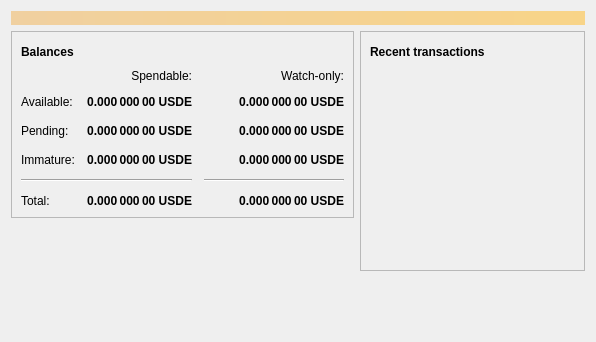
<?xml version="1.0" encoding="UTF-8"?>
<ui version="4.0">
 <class>OverviewPage</class>
 <widget class="QWidget" name="OverviewPage">
  <property name="geometry">
   <rect>
    <x>0</x>
    <y>0</y>
    <width>596</width>
    <height>342</height>
   </rect>
  </property>
  <property name="windowTitle">
   <string>Form</string>
  </property>
  <layout class="QVBoxLayout" name="topLayout">
   <item>
    <widget class="QLabel" name="labelAlerts">
     <property name="visible">
      <bool>false</bool>
     </property>
     <property name="styleSheet">
      <string notr="true">QLabel { background-color: qlineargradient(x1: 0, y1: 0, x2: 1, y2: 0, stop:0 #F0D0A0, stop:1 #F8D488); color:#000000; }</string>
     </property>
     <property name="wordWrap">
      <bool>true</bool>
     </property>
     <property name="margin">
      <number>3</number>
     </property>
     <property name="textInteractionFlags">
      <set>Qt::TextSelectableByMouse</set>
     </property>
    </widget>
   </item>
   <item>
    <layout class="QHBoxLayout" name="horizontalLayout" stretch="1,1">
     <item>
      <layout class="QVBoxLayout" name="verticalLayout_2">
       <item>
        <widget class="QFrame" name="frame">
         <property name="frameShape">
          <enum>QFrame::StyledPanel</enum>
         </property>
         <property name="frameShadow">
          <enum>QFrame::Raised</enum>
         </property>
         <layout class="QVBoxLayout" name="verticalLayout_4">
          <item>
           <layout class="QHBoxLayout" name="horizontalLayout_4">
            <item>
             <widget class="QLabel" name="label_5">
              <property name="font">
               <font>
                <weight>75</weight>
                <bold>true</bold>
               </font>
              </property>
              <property name="text">
               <string>Balances</string>
              </property>
             </widget>
            </item>
            <item>
             <widget class="QPushButton" name="labelWalletStatus">
              <property name="enabled">
               <bool>true</bool>
              </property>
              <property name="maximumSize">
               <size>
                <width>30</width>
                <height>16777215</height>
               </size>
              </property>
              <property name="toolTip">
               <string>The displayed information may be out of date. Your wallet automatically synchronizes with the Usdecoin network after a connection is established, but this process has not completed yet.</string>
              </property>
              <property name="text">
               <string/>
              </property>
              <property name="icon">
               <iconset resource="../usdecoin.qrc">
                <normaloff>:/icons/warning</normaloff>
                <disabledoff>:/icons/warning</disabledoff>:/icons/warning</iconset>
              </property>
              <property name="iconSize">
               <size>
                <width>24</width>
                <height>24</height>
               </size>
              </property>
              <property name="flat">
               <bool>true</bool>
              </property>
             </widget>
            </item>
            <item>
             <spacer name="horizontalSpacer_3">
              <property name="orientation">
               <enum>Qt::Horizontal</enum>
              </property>
              <property name="sizeHint" stdset="0">
               <size>
                <width>40</width>
                <height>20</height>
               </size>
              </property>
             </spacer>
            </item>
           </layout>
          </item>
          <item>
           <layout class="QGridLayout" name="gridLayout">
            <property name="spacing">
             <number>12</number>
            </property>
            <item row="2" column="2">
             <widget class="QLabel" name="labelWatchPending">
              <property name="font">
               <font>
                <weight>75</weight>
                <bold>true</bold>
               </font>
              </property>
              <property name="cursor">
               <cursorShape>IBeamCursor</cursorShape>
              </property>
              <property name="toolTip">
               <string>Unconfirmed transactions to watch-only addresses</string>
              </property>
              <property name="text">
               <string notr="true">0.000 000 00 USDE</string>
              </property>
              <property name="alignment">
               <set>Qt::AlignRight|Qt::AlignTrailing|Qt::AlignVCenter</set>
              </property>
              <property name="textInteractionFlags">
               <set>Qt::LinksAccessibleByMouse|Qt::TextSelectableByKeyboard|Qt::TextSelectableByMouse</set>
              </property>
             </widget>
            </item>
            <item row="2" column="1">
             <widget class="QLabel" name="labelUnconfirmed">
              <property name="font">
               <font>
                <weight>75</weight>
                <bold>true</bold>
               </font>
              </property>
              <property name="cursor">
               <cursorShape>IBeamCursor</cursorShape>
              </property>
              <property name="toolTip">
               <string>Total of transactions that have yet to be confirmed, and do not yet count toward the spendable balance</string>
              </property>
              <property name="text">
               <string notr="true">0.000 000 00 USDE</string>
              </property>
              <property name="alignment">
               <set>Qt::AlignRight|Qt::AlignTrailing|Qt::AlignVCenter</set>
              </property>
              <property name="textInteractionFlags">
               <set>Qt::LinksAccessibleByMouse|Qt::TextSelectableByKeyboard|Qt::TextSelectableByMouse</set>
              </property>
             </widget>
            </item>
            <item row="3" column="2">
             <widget class="QLabel" name="labelWatchImmature">
              <property name="font">
               <font>
                <weight>75</weight>
                <bold>true</bold>
               </font>
              </property>
              <property name="cursor">
               <cursorShape>IBeamCursor</cursorShape>
              </property>
              <property name="toolTip">
               <string>Mined balance in watch-only addresses that has not yet matured</string>
              </property>
              <property name="text">
               <string notr="true">0.000 000 00 USDE</string>
              </property>
              <property name="alignment">
               <set>Qt::AlignRight|Qt::AlignTrailing|Qt::AlignVCenter</set>
              </property>
              <property name="textInteractionFlags">
               <set>Qt::LinksAccessibleByMouse|Qt::TextSelectableByKeyboard|Qt::TextSelectableByMouse</set>
              </property>
             </widget>
            </item>
            <item row="4" column="0" colspan="2">
             <widget class="Line" name="line">
              <property name="orientation">
               <enum>Qt::Horizontal</enum>
              </property>
             </widget>
            </item>
            <item row="4" column="2">
             <widget class="Line" name="lineWatchBalance">
              <property name="sizePolicy">
               <sizepolicy hsizetype="Preferred" vsizetype="Fixed">
                <horstretch>0</horstretch>
                <verstretch>0</verstretch>
               </sizepolicy>
              </property>
              <property name="minimumSize">
               <size>
                <width>140</width>
                <height>0</height>
               </size>
              </property>
              <property name="orientation">
               <enum>Qt::Horizontal</enum>
              </property>
             </widget>
            </item>
            <item row="5" column="0">
             <widget class="QLabel" name="labelTotalText">
              <property name="text">
               <string>Total:</string>
              </property>
             </widget>
            </item>
            <item row="3" column="1">
             <widget class="QLabel" name="labelImmature">
              <property name="font">
               <font>
                <weight>75</weight>
                <bold>true</bold>
               </font>
              </property>
              <property name="cursor">
               <cursorShape>IBeamCursor</cursorShape>
              </property>
              <property name="toolTip">
               <string>Mined balance that has not yet matured</string>
              </property>
              <property name="text">
               <string notr="true">0.000 000 00 USDE</string>
              </property>
              <property name="alignment">
               <set>Qt::AlignRight|Qt::AlignTrailing|Qt::AlignVCenter</set>
              </property>
              <property name="textInteractionFlags">
               <set>Qt::LinksAccessibleByMouse|Qt::TextSelectableByKeyboard|Qt::TextSelectableByMouse</set>
              </property>
             </widget>
            </item>
            <item row="2" column="3">
             <spacer name="horizontalSpacer_2">
              <property name="orientation">
               <enum>Qt::Horizontal</enum>
              </property>
              <property name="sizeHint" stdset="0">
               <size>
                <width>40</width>
                <height>20</height>
               </size>
              </property>
             </spacer>
            </item>
            <item row="3" column="0">
             <widget class="QLabel" name="labelImmatureText">
              <property name="text">
               <string>Immature:</string>
              </property>
             </widget>
            </item>
            <item row="5" column="1">
             <widget class="QLabel" name="labelTotal">
              <property name="font">
               <font>
                <weight>75</weight>
                <bold>true</bold>
               </font>
              </property>
              <property name="cursor">
               <cursorShape>IBeamCursor</cursorShape>
              </property>
              <property name="toolTip">
               <string>Your current total balance</string>
              </property>
              <property name="text">
               <string notr="true">0.000 000 00 USDE</string>
              </property>
              <property name="alignment">
               <set>Qt::AlignRight|Qt::AlignTrailing|Qt::AlignVCenter</set>
              </property>
              <property name="textInteractionFlags">
               <set>Qt::LinksAccessibleByMouse|Qt::TextSelectableByKeyboard|Qt::TextSelectableByMouse</set>
              </property>
             </widget>
            </item>
            <item row="5" column="2">
             <widget class="QLabel" name="labelWatchTotal">
              <property name="font">
               <font>
                <weight>75</weight>
                <bold>true</bold>
               </font>
              </property>
              <property name="cursor">
               <cursorShape>IBeamCursor</cursorShape>
              </property>
              <property name="toolTip">
               <string>Current total balance in watch-only addresses</string>
              </property>
              <property name="text">
               <string notr="true">0.000 000 00 USDE</string>
              </property>
              <property name="alignment">
               <set>Qt::AlignRight|Qt::AlignTrailing|Qt::AlignVCenter</set>
              </property>
              <property name="textInteractionFlags">
               <set>Qt::LinksAccessibleByMouse|Qt::TextSelectableByKeyboard|Qt::TextSelectableByMouse</set>
              </property>
             </widget>
            </item>
            <item row="0" column="2">
             <widget class="QLabel" name="labelWatchonly">
              <property name="text">
               <string>Watch-only:</string>
              </property>
              <property name="alignment">
               <set>Qt::AlignRight|Qt::AlignTrailing|Qt::AlignVCenter</set>
              </property>
             </widget>
            </item>
            <item row="1" column="0">
             <widget class="QLabel" name="labelBalanceText">
              <property name="text">
               <string>Available:</string>
              </property>
             </widget>
            </item>
            <item row="1" column="1">
             <widget class="QLabel" name="labelBalance">
              <property name="font">
               <font>
                <weight>75</weight>
                <bold>true</bold>
               </font>
              </property>
              <property name="cursor">
               <cursorShape>IBeamCursor</cursorShape>
              </property>
              <property name="toolTip">
               <string>Your current spendable balance</string>
              </property>
              <property name="text">
               <string notr="true">0.000 000 00 USDE</string>
              </property>
              <property name="alignment">
               <set>Qt::AlignRight|Qt::AlignTrailing|Qt::AlignVCenter</set>
              </property>
              <property name="textInteractionFlags">
               <set>Qt::LinksAccessibleByMouse|Qt::TextSelectableByKeyboard|Qt::TextSelectableByMouse</set>
              </property>
             </widget>
            </item>
            <item row="1" column="2">
             <widget class="QLabel" name="labelWatchAvailable">
              <property name="font">
               <font>
                <weight>75</weight>
                <bold>true</bold>
               </font>
              </property>
              <property name="cursor">
               <cursorShape>IBeamCursor</cursorShape>
              </property>
              <property name="toolTip">
               <string>Your current balance in watch-only addresses</string>
              </property>
              <property name="text">
               <string notr="true">0.000 000 00 USDE</string>
              </property>
              <property name="alignment">
               <set>Qt::AlignRight|Qt::AlignTrailing|Qt::AlignVCenter</set>
              </property>
              <property name="textInteractionFlags">
               <set>Qt::LinksAccessibleByMouse|Qt::TextSelectableByKeyboard|Qt::TextSelectableByMouse</set>
              </property>
             </widget>
            </item>
            <item row="2" column="0">
             <widget class="QLabel" name="labelPendingText">
              <property name="text">
               <string>Pending:</string>
              </property>
             </widget>
            </item>
            <item row="0" column="1">
             <widget class="QLabel" name="labelSpendable">
              <property name="text">
               <string>Spendable:</string>
              </property>
              <property name="alignment">
               <set>Qt::AlignRight|Qt::AlignTrailing|Qt::AlignVCenter</set>
              </property>
             </widget>
            </item>
           </layout>
          </item>
         </layout>
        </widget>
       </item>
       <item>
        <spacer name="verticalSpacer">
         <property name="orientation">
          <enum>Qt::Vertical</enum>
         </property>
         <property name="sizeHint" stdset="0">
          <size>
           <width>20</width>
           <height>40</height>
          </size>
         </property>
        </spacer>
       </item>
      </layout>
     </item>
     <item>
      <layout class="QVBoxLayout" name="verticalLayout_3">
       <item>
        <widget class="QFrame" name="frame_2">
         <property name="frameShape">
          <enum>QFrame::StyledPanel</enum>
         </property>
         <property name="frameShadow">
          <enum>QFrame::Raised</enum>
         </property>
         <layout class="QVBoxLayout" name="verticalLayout">
          <item>
           <layout class="QHBoxLayout" name="horizontalLayout_2">
            <item>
             <widget class="QLabel" name="label_4">
              <property name="font">
               <font>
                <weight>75</weight>
                <bold>true</bold>
               </font>
              </property>
              <property name="text">
               <string>Recent transactions</string>
              </property>
             </widget>
            </item>
            <item>
             <widget class="QPushButton" name="labelTransactionsStatus">
              <property name="enabled">
               <bool>true</bool>
              </property>
              <property name="maximumSize">
               <size>
                <width>30</width>
                <height>16777215</height>
               </size>
              </property>
              <property name="toolTip">
               <string>The displayed information may be out of date. Your wallet automatically synchronizes with the Usdecoin network after a connection is established, but this process has not completed yet.</string>
              </property>
              <property name="text">
               <string/>
              </property>
              <property name="icon">
               <iconset resource="../usdecoin.qrc">
                <normaloff>:/icons/warning</normaloff>
                <disabledoff>:/icons/warning</disabledoff>:/icons/warning</iconset>
              </property>
              <property name="iconSize">
               <size>
                <width>24</width>
                <height>24</height>
               </size>
              </property>
              <property name="flat">
               <bool>true</bool>
              </property>
             </widget>
            </item>
            <item>
             <spacer name="horizontalSpacer">
              <property name="orientation">
               <enum>Qt::Horizontal</enum>
              </property>
              <property name="sizeHint" stdset="0">
               <size>
                <width>40</width>
                <height>20</height>
               </size>
              </property>
             </spacer>
            </item>
           </layout>
          </item>
          <item>
           <widget class="QListView" name="listTransactions">
            <property name="styleSheet">
             <string notr="true">QListView { background: transparent; }</string>
            </property>
            <property name="frameShape">
             <enum>QFrame::NoFrame</enum>
            </property>
            <property name="verticalScrollBarPolicy">
             <enum>Qt::ScrollBarAlwaysOff</enum>
            </property>
            <property name="horizontalScrollBarPolicy">
             <enum>Qt::ScrollBarAlwaysOff</enum>
            </property>
            <property name="selectionMode">
             <enum>QAbstractItemView::NoSelection</enum>
            </property>
           </widget>
          </item>
         </layout>
        </widget>
       </item>
       <item>
        <spacer name="verticalSpacer_2">
         <property name="orientation">
          <enum>Qt::Vertical</enum>
         </property>
         <property name="sizeHint" stdset="0">
          <size>
           <width>20</width>
           <height>40</height>
          </size>
         </property>
        </spacer>
       </item>
      </layout>
     </item>
    </layout>
   </item>
  </layout>
 </widget>
 <resources/>
 <connections/>
</ui>
